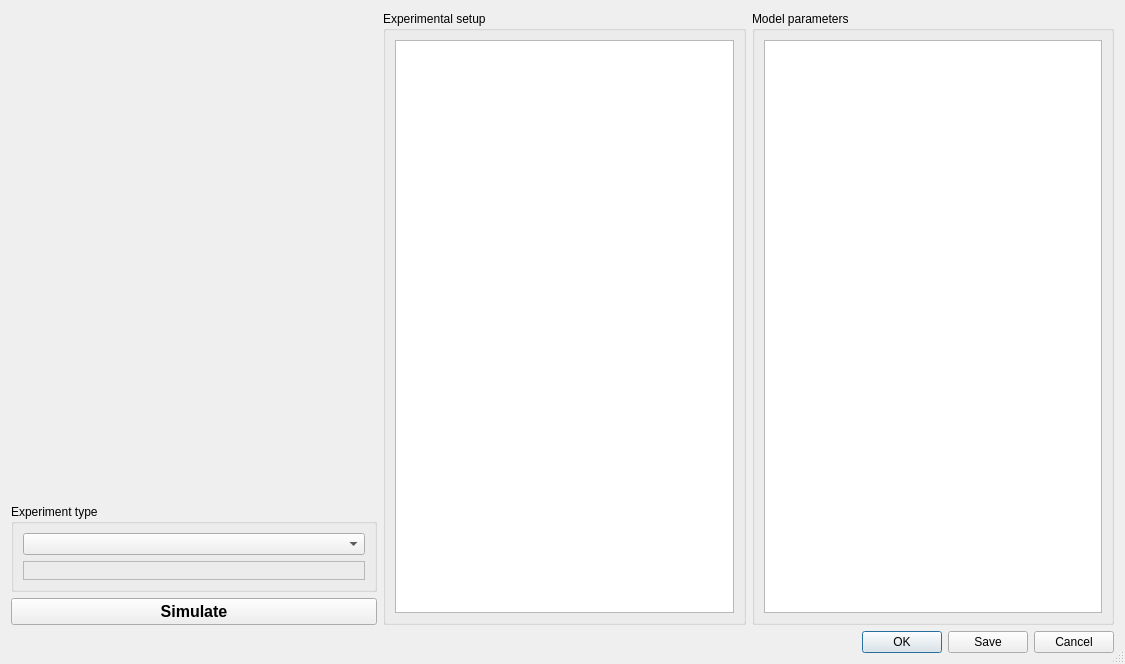
<?xml version="1.0" encoding="UTF-8"?>
<ui version="4.0">
 <class>ScrutinizeDialog</class>
 <widget class="QDialog" name="ScrutinizeDialog">
  <property name="geometry">
   <rect>
    <x>0</x>
    <y>0</y>
    <width>1125</width>
    <height>664</height>
   </rect>
  </property>
  <property name="sizePolicy">
   <sizepolicy hsizetype="MinimumExpanding" vsizetype="MinimumExpanding">
    <horstretch>0</horstretch>
    <verstretch>0</verstretch>
   </sizepolicy>
  </property>
  <property name="windowTitle">
   <string>Experiment simulator</string>
  </property>
  <property name="windowIcon">
   <iconset>
    <normaloff>../Images/TraceScrutinizer.png</normaloff>../Images/TraceScrutinizer.png</iconset>
  </property>
  <property name="sizeGripEnabled">
   <bool>true</bool>
  </property>
  <property name="modal">
   <bool>false</bool>
  </property>
  <layout class="QVBoxLayout" name="verticalLayout_3">
   <item>
    <layout class="QHBoxLayout" name="horizontalLayout_3" stretch="1,2">
     <item>
      <layout class="QVBoxLayout" name="verticalLayout">
       <item>
        <widget class="QWidget" name="mpl_window" native="true">
         <property name="sizePolicy">
          <sizepolicy hsizetype="Expanding" vsizetype="Expanding">
           <horstretch>1</horstretch>
           <verstretch>0</verstretch>
          </sizepolicy>
         </property>
         <property name="maximumSize">
          <size>
           <width>600</width>
           <height>16777215</height>
          </size>
         </property>
         <layout class="QVBoxLayout" name="mpl_layout">
          <property name="sizeConstraint">
           <enum>QLayout::SetDefaultConstraint</enum>
          </property>
         </layout>
        </widget>
       </item>
       <item>
        <widget class="QGroupBox" name="groupBox_2">
         <property name="sizePolicy">
          <sizepolicy hsizetype="Preferred" vsizetype="Maximum">
           <horstretch>1</horstretch>
           <verstretch>1</verstretch>
          </sizepolicy>
         </property>
         <property name="title">
          <string>Experiment type</string>
         </property>
         <layout class="QVBoxLayout" name="verticalLayout_4">
          <item>
           <widget class="QComboBox" name="cmb_experiment">
            <property name="sizePolicy">
             <sizepolicy hsizetype="MinimumExpanding" vsizetype="Fixed">
              <horstretch>0</horstretch>
              <verstretch>0</verstretch>
             </sizepolicy>
            </property>
            <property name="sizeAdjustPolicy">
             <enum>QComboBox::AdjustToMinimumContentsLength</enum>
            </property>
            <property name="frame">
             <bool>true</bool>
            </property>
           </widget>
          </item>
          <item>
           <widget class="QLabel" name="txt_experiment">
            <property name="sizePolicy">
             <sizepolicy hsizetype="MinimumExpanding" vsizetype="Preferred">
              <horstretch>0</horstretch>
              <verstretch>0</verstretch>
             </sizepolicy>
            </property>
            <property name="font">
             <font>
              <pointsize>11</pointsize>
              <weight>75</weight>
              <bold>true</bold>
             </font>
            </property>
            <property name="frameShape">
             <enum>QFrame::StyledPanel</enum>
            </property>
            <property name="text">
             <string notr="true"/>
            </property>
            <property name="textFormat">
             <enum>Qt::PlainText</enum>
            </property>
            <property name="alignment">
             <set>Qt::AlignCenter</set>
            </property>
           </widget>
          </item>
         </layout>
        </widget>
       </item>
       <item>
        <layout class="QHBoxLayout" name="horizontalLayout">
         <item>
          <widget class="QPushButton" name="btn_calc">
           <property name="sizePolicy">
            <sizepolicy hsizetype="Preferred" vsizetype="Fixed">
             <horstretch>0</horstretch>
             <verstretch>0</verstretch>
            </sizepolicy>
           </property>
           <property name="font">
            <font>
             <pointsize>12</pointsize>
             <weight>75</weight>
             <bold>true</bold>
            </font>
           </property>
           <property name="text">
            <string>Simulate</string>
           </property>
          </widget>
         </item>
        </layout>
       </item>
      </layout>
     </item>
     <item>
      <layout class="QHBoxLayout" name="horizontalLayout_2" stretch="1,1">
       <item>
        <widget class="QGroupBox" name="groupBox">
         <property name="enabled">
          <bool>true</bool>
         </property>
         <property name="sizePolicy">
          <sizepolicy hsizetype="Preferred" vsizetype="Preferred">
           <horstretch>0</horstretch>
           <verstretch>0</verstretch>
          </sizepolicy>
         </property>
         <property name="title">
          <string>Experimental setup</string>
         </property>
         <layout class="QHBoxLayout" name="horizontalLayout_4">
          <item>
           <widget class="QTableWidget" name="tbl_results">
            <property name="enabled">
             <bool>true</bool>
            </property>
            <property name="sizePolicy">
             <sizepolicy hsizetype="Expanding" vsizetype="Minimum">
              <horstretch>0</horstretch>
              <verstretch>1</verstretch>
             </sizepolicy>
            </property>
            <property name="sizeAdjustPolicy">
             <enum>QAbstractScrollArea::AdjustToContents</enum>
            </property>
            <attribute name="horizontalHeaderStretchLastSection">
             <bool>false</bool>
            </attribute>
            <attribute name="verticalHeaderStretchLastSection">
             <bool>false</bool>
            </attribute>
           </widget>
          </item>
         </layout>
        </widget>
       </item>
       <item>
        <widget class="QGroupBox" name="grp_fit">
         <property name="enabled">
          <bool>true</bool>
         </property>
         <property name="sizePolicy">
          <sizepolicy hsizetype="Preferred" vsizetype="Preferred">
           <horstretch>0</horstretch>
           <verstretch>0</verstretch>
          </sizepolicy>
         </property>
         <property name="title">
          <string>Model parameters</string>
         </property>
         <layout class="QHBoxLayout" name="horizontalLayout_5">
          <item>
           <widget class="QTableWidget" name="tbl_params">
            <property name="enabled">
             <bool>true</bool>
            </property>
            <property name="sizePolicy">
             <sizepolicy hsizetype="Expanding" vsizetype="Minimum">
              <horstretch>0</horstretch>
              <verstretch>1</verstretch>
             </sizepolicy>
            </property>
            <property name="sizeAdjustPolicy">
             <enum>QAbstractScrollArea::AdjustToContents</enum>
            </property>
            <attribute name="horizontalHeaderStretchLastSection">
             <bool>false</bool>
            </attribute>
            <attribute name="verticalHeaderStretchLastSection">
             <bool>false</bool>
            </attribute>
           </widget>
          </item>
         </layout>
        </widget>
       </item>
      </layout>
     </item>
    </layout>
   </item>
   <item>
    <widget class="QDialogButtonBox" name="buttonBox">
     <property name="sizePolicy">
      <sizepolicy hsizetype="Expanding" vsizetype="Fixed">
       <horstretch>0</horstretch>
       <verstretch>10</verstretch>
      </sizepolicy>
     </property>
     <property name="layoutDirection">
      <enum>Qt::LeftToRight</enum>
     </property>
     <property name="orientation">
      <enum>Qt::Horizontal</enum>
     </property>
     <property name="standardButtons">
      <set>QDialogButtonBox::Cancel|QDialogButtonBox::Ok|QDialogButtonBox::Save</set>
     </property>
     <property name="centerButtons">
      <bool>false</bool>
     </property>
    </widget>
   </item>
  </layout>
  <action name="action_ok">
   <property name="text">
    <string>OK</string>
   </property>
   <property name="toolTip">
    <string>Save and display fittting results in first page</string>
   </property>
  </action>
  <action name="action_cancel">
   <property name="text">
    <string>Cancel</string>
   </property>
   <property name="toolTip">
    <string>Return to first page without saving</string>
   </property>
  </action>
  <action name="action_save">
   <property name="text">
    <string>Save</string>
   </property>
   <property name="toolTip">
    <string>Save current fitting results to a csv file</string>
   </property>
  </action>
 </widget>
 <resources/>
 <connections/>
</ui>
